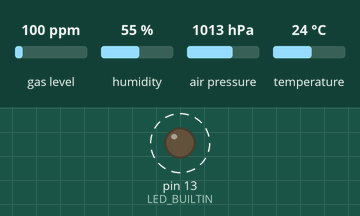
Bench run of a sketch on a simulated Arduino Uno, built with avr-gcc and run on an emulated ATmega328P. Shown: output pins drawn as LEDs (lit = HIGH). Dashed ring = blinking. The test bench sets the inputs (shaded band); at power-on: gas level 100 ppm, humidity 55 %, air pressure 1013 hPa, temperature 24 °C. What the sketch prints to the serial monitor is not drawn.

Above: at 3.07 s.
Timing chart, 0 to 6.0 s (numbered marks = the images above):
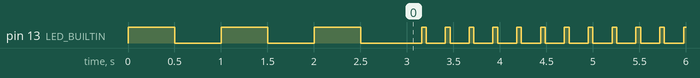

The sketch:

fe_test1.ino
```cpp
// Neil Jacklin
// 5/29/20 read all values, print to serial monitor

// for predefined board pins, refer to
// ~/Library/Arduino15/packages/adafruit/hardware/nrf52/[ver]/variants/feather_nrf52840_express/variant.h

// battery voltage info
// from https://learn.adafruit.com/introducing-the-adafruit-nrf52840-feather/pinouts
// Default voltage range: 0-3.6V (uses the internal 0.6V reference with 1/6 gain)
// Default resolution: 12-bit (0..4096)
// Default mV per lsb (assuming 3.6V and 12-bit resolution): 1 LSB = 0.87890625 mV
// from variant.h, use PIN_VBAT as analog input to read battery level

#define BATT_VOLTAGE_LSB_mV (0.87890625)

// to get sensor data use I2C, since that is what the feather sense board uses
// need to connect SDI pin on feather express to SDA pin on BMP388 breakout board
// need to connect SCL (for I2C CLK) pin on feather express to SCK pin on BMP388 breakout board
// based on https://learn.adafruit.com/adafruit-bmp388/arduino
// code also copied from bmp3xx_simpletest

#include <Wire.h>
#include <SPI.h>
#include <Adafruit_Sensor.h>
#include "Adafruit_BMP3XX.h"

// the following define's are used only for SPI mode
#define BMP_SCK 13
#define BMP_MISO 12
#define BMP_MOSI 11
#define BMP_CS 10

// st sea level pressure in hPa for altitude calculations
#define SEALEVELPRESSURE_HPA (1013.25) // default/conical value
//#define SEALEVELPRESSURE_HPA (1011.30) // Mather Field, 11:27 PM Friday May 29 2020
// note: observed that default value gave more accurate altitude MSL than custom value!!
// check at https://www.aviationweather.gov/adds/metars/index?station_ids=KMHR&hoursStr=2&std_trans=translated&chk_metars=on

// instantiate sensor object in either I2C or SPI mode
Adafruit_BMP3XX bmp; // I2C
//Adafruit_BMP3XX bmp(BMP_CS); // hardware SPI
//Adafruit_BMP3XX bmp(BMP_CS, BMP_MOSI, BMP_MISO,  BMP_SCK);

#define DEBUG

// forward delcare convertAltitude function
float convertAltitude(float seaLevelhPa, float pressurehPa);

void setup() {

  // setup serial
  Serial.begin(115200);
  while (!Serial);
  Serial.println("Feather express test 1");
  Serial.println();

  if (!bmp.begin()) {
    Serial.println("Could not find a valid BMP3 sensor, check wiring!");
    while (1);
  }

  // Set up sensor configuration parameters
  // use BMP388 data sheet to see how to set parameters
  bmp.setTemperatureOversampling(BMP3_NO_OVERSAMPLING);
  bmp.setPressureOversampling(BMP3_OVERSAMPLING_4X);
  bmp.setIIRFilterCoeff(BMP3_IIR_FILTER_COEFF_3);
  //bmp.setOutputDataRate(BMP3_ODR_50_HZ);

  // set up built-in LED for output
  pinMode(LED_BUILTIN, OUTPUT);

  // flash 3 times to indicate done with setup()
  int i;
  for (i = 0; i < 3; i++ )
  {
    digitalWrite(LED_BUILTIN, HIGH);   // turn the LED on (HIGH is the voltage level)
    delay(500);                       // wait for a second
    digitalWrite(LED_BUILTIN, LOW);    // turn the LED off by making the voltage LOW
    delay(500);                       // wait for a second
  }

}

void loop() {

  #ifdef DEBUG
  Serial.println("DEBUG: top of loop()");
  #endif

  // try to read sensor
  if (! bmp.performReading()) {
    Serial.println("Failed to perform reading :(");
    return; // no blink
  }

  // print sensor data
  Serial.print("Temperature = ");
  Serial.print(bmp.temperature);
  Serial.println(" *C");

  Serial.print("Pressure = ");
  Serial.print(bmp.pressure / 100.0);
  Serial.println(" hPa");

  Serial.print("Approx. Altitude = ");
  // library readAltitude function takes another measurement; unnecessary
  // Serial.print(bmp.readAltitude(SEALEVELPRESSURE_HPA));
  Serial.print(convertAltitude(SEALEVELPRESSURE_HPA, bmp.pressure / 100.0));
  Serial.println(" m");

  // blink LED
  digitalWrite(LED_BUILTIN, HIGH);   // turn the LED on (HIGH is the voltage level)
  delay(50);                       // wait for a second
  digitalWrite(LED_BUILTIN, LOW);    // turn the LED off by making the voltage LOW
  delay(50);                       // wait for a second
}

// helper functions

// convert pressure reading to m, don't do another read
// see Adafruit_BMP3XX_Library/readAltitude for original
float convertAltitude(float seaLevelhPa, float pressurehPa) {
  return 44330.0 * (1.0 - pow(pressurehPa / seaLevelhPa, 0.1903));
}
```

Measured:
- by itself, pin 13 (LED_BUILTIN): moves between LOW and HIGH, repeating every 51.7 s
